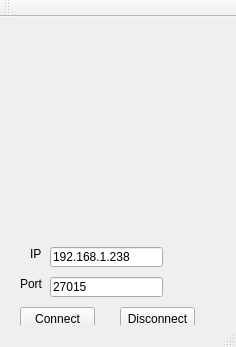
<?xml version="1.0" encoding="UTF-8"?>
<ui version="4.0">
 <class>MainWindow</class>
 <widget class="QMainWindow" name="MainWindow">
  <property name="geometry">
   <rect>
    <x>0</x>
    <y>0</y>
    <width>236</width>
    <height>347</height>
   </rect>
  </property>
  <property name="windowTitle">
   <string>MainWindow</string>
  </property>
  <property name="autoFillBackground">
   <bool>true</bool>
  </property>
  <widget class="QWidget" name="centralWidget">
   <widget class="GamePanel" name="widget" native="true">
    <property name="geometry">
     <rect>
      <x>20</x>
      <y>10</y>
      <width>200</width>
      <height>200</height>
     </rect>
    </property>
    <property name="autoFillBackground">
     <bool>true</bool>
    </property>
   </widget>
   <widget class="QPushButton" name="pushButton">
    <property name="geometry">
     <rect>
      <x>20</x>
      <y>290</y>
      <width>75</width>
      <height>23</height>
     </rect>
    </property>
    <property name="text">
     <string>Connect</string>
    </property>
   </widget>
   <widget class="QLabel" name="label">
    <property name="geometry">
     <rect>
      <x>30</x>
      <y>230</y>
      <width>47</width>
      <height>13</height>
     </rect>
    </property>
    <property name="text">
     <string>IP</string>
    </property>
   </widget>
   <widget class="QLabel" name="label_2">
    <property name="geometry">
     <rect>
      <x>20</x>
      <y>260</y>
      <width>47</width>
      <height>13</height>
     </rect>
    </property>
    <property name="text">
     <string>Port</string>
    </property>
   </widget>
   <widget class="QLineEdit" name="lineEditIP">
    <property name="geometry">
     <rect>
      <x>50</x>
      <y>230</y>
      <width>113</width>
      <height>20</height>
     </rect>
    </property>
    <property name="text">
     <string>192.168.1.238</string>
    </property>
   </widget>
   <widget class="QLineEdit" name="lineEditPort">
    <property name="geometry">
     <rect>
      <x>50</x>
      <y>260</y>
      <width>113</width>
      <height>20</height>
     </rect>
    </property>
    <property name="text">
     <string>27015</string>
    </property>
   </widget>
   <widget class="QPushButton" name="pushButton_2">
    <property name="geometry">
     <rect>
      <x>120</x>
      <y>290</y>
      <width>75</width>
      <height>23</height>
     </rect>
    </property>
    <property name="text">
     <string>Disconnect</string>
    </property>
   </widget>
  </widget>
  <widget class="QToolBar" name="mainToolBar">
   <attribute name="toolBarArea">
    <enum>TopToolBarArea</enum>
   </attribute>
   <attribute name="toolBarBreak">
    <bool>false</bool>
   </attribute>
  </widget>
  <widget class="QStatusBar" name="statusBar"/>
 </widget>
 <layoutdefault spacing="6" margin="11"/>
 <customwidgets>
  <customwidget>
   <class>GamePanel</class>
   <extends>QWidget</extends>
   <header>gamepanel.h</header>
   <container>1</container>
  </customwidget>
 </customwidgets>
 <resources/>
 <connections/>
</ui>
